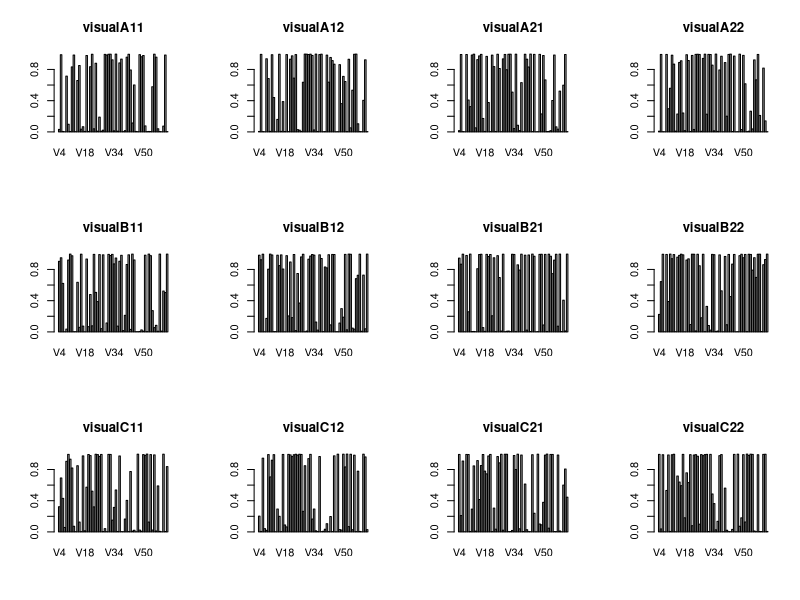
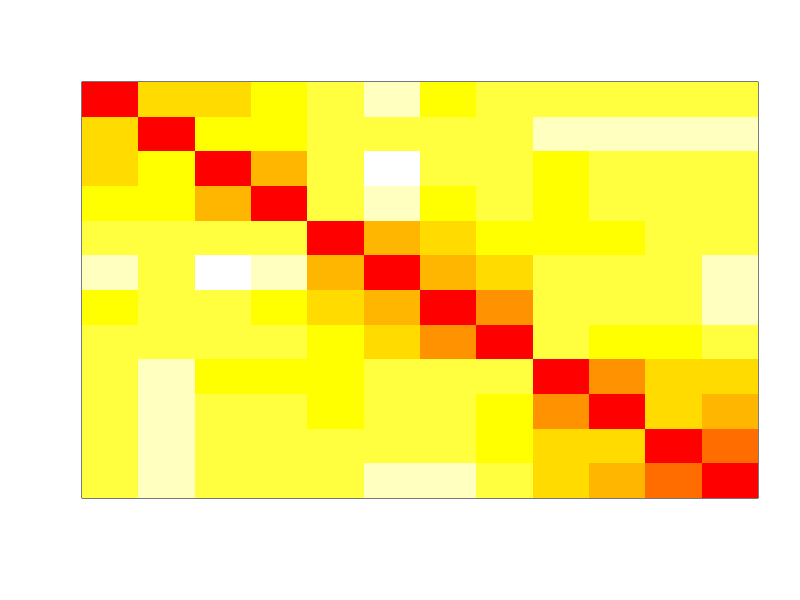
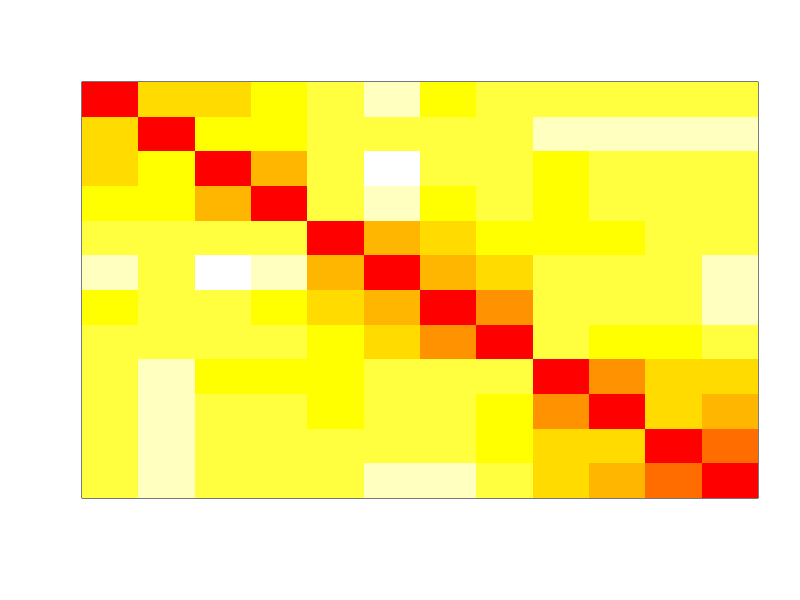
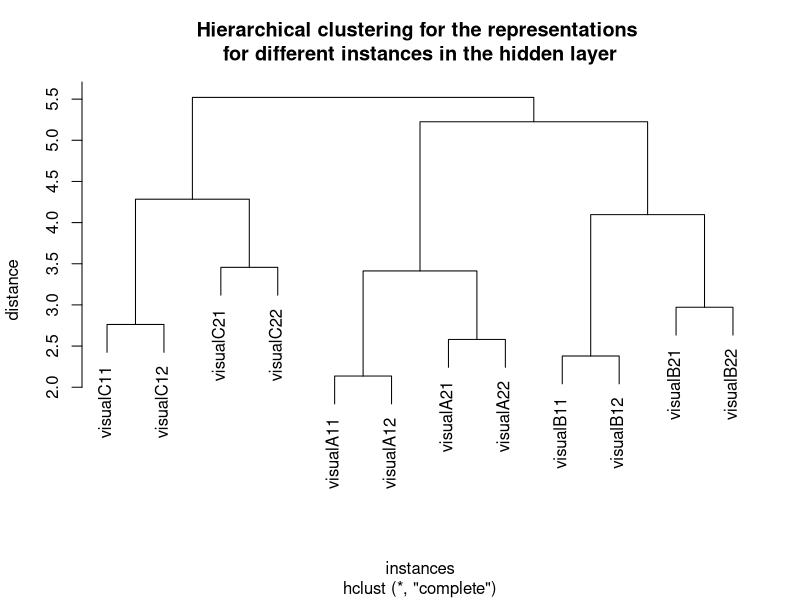
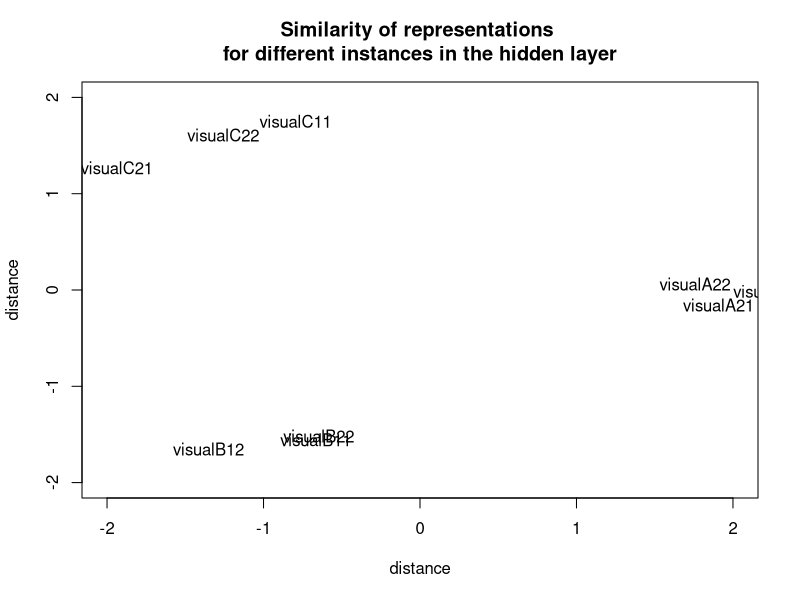

Here is the R script that generated these plots, in order:
rm(list = ls())
getwd()

# load the data
temp = read.table("hiddenOut_e3a005.txt")

# set some parameters
n = length(temp)
numPatterns = 12


# convert the hidden activation to a matrix
hiddenData = as.matrix(temp[22:33,4:n])
row.names(hiddenData) = temp[22:33,2]

# verbal animals bar plots
plot.new()
par(mfrow = c(3,4))
for (i in 1:12) {
    barplot(hiddenData[i,], beside = T)
    title(row.names(hiddenData)[i])
}


# Analysis for full data (verbal + visual)
# compute the dissimilarity structure 
plot.new()
par(mfrow = c(1,1))
distanceMatrix = (as.matrix(dist(hiddenData)))
image(distanceMatrix[12:1,], zlim = c(0,5.5), col = heat.colors(10, 1), yaxt = "n", xaxt = "n")
# mtext(row.names(hiddenData)) 
plot.new()
lowerTriangularIndices = lower.tri(distanceMatrix)
range (distanceMatrix[lowerTriangularIndices])
image(distanceMatrix[12:1,], zlim = c(0,5.5), col = heat.colors(10, 1), yaxt = "n", xaxt = "n")

# hclust
plot.new()
par(mfrow = c(1,1))
plot(hclust(dist(hiddenData)), 
     main = 'Hierarchical clustering for the representations \nfor different instances in the hidden layer',
     xlab = 'instances', ylab = 'distance')

# 2D MDS
hiddenMDS = cmdscale(distanceMatrix)
plot(hiddenMDS, 
     main = 'Similarity of representations \nfor different instances in the hidden layer',
     xlab = 'distance', ylab = 'distance', type = 'n',
     xlim = c(-2,2), ylim = c(-2,2))
text(hiddenMDS,labels = row.names(hiddenData))

